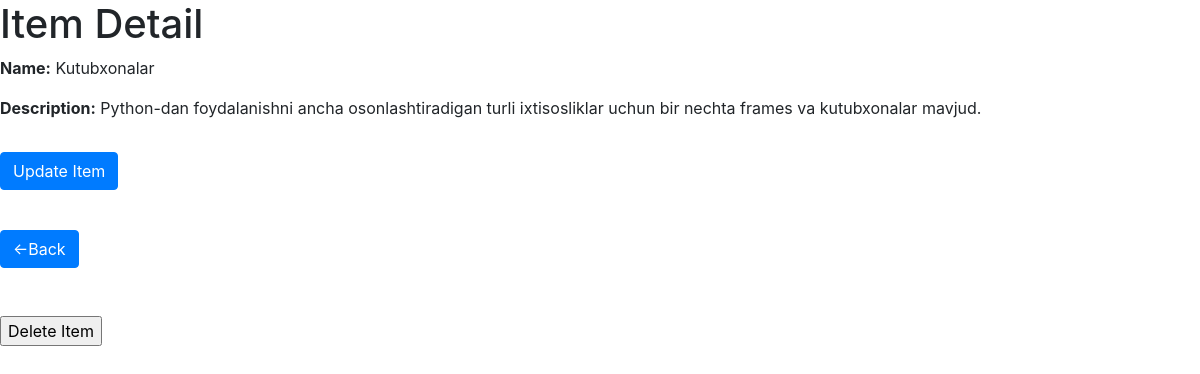
Screenshot of /item/8/ with the database file from the repository.
### Python/models.py (models this page shows, shortened)
class Item(models.Model):
    name = models.CharField(max_length=100)
    description = models.TextField()
    class Meta:
        ordering = ['id']
        unique_together =['name', 'description']

### Python/views.py (the view)
# urls.py: path('item/<int:pk>/', views.item_detail, name='item_detail'),
def item_detail(request, pk):
    item = Item.objects.get(pk=pk)
    return render(request, 'crud/item_detail.html', {'item': item})

### templates/crud/item_detail.html (shortened to what this page needs)
<!DOCTYPE html>
<html lang="en">
<head>
    <link rel="stylesheet" href="https://stackpath.bootstrapcdn.com/bootstrap/4.5.2/css/bootstrap.min.css">
</head>
<body>
    <h1>Item Detail</h1>
    <p><strong>Name:</strong> {{ item.name }}</p>
    <p><strong>Description:</strong> {{ item.description }}</p>
    <a href="{% url 'item_update' item.pk %}" class="btn btn-primary mt-3">Update Item</a> <br><br>
        <a href="{% url 'item_list' %}" class="btn btn-primary mt-3"> <-Back </a> <br> <br>
    <form action="{% url 'item_delete' item.pk %}" method="post">
        <br>
        <input type="submit" value="Delete Item">
    </form>
</body>
</html>

### rows the page displays
Item: name "Kutubxonalar", description "Python-dan foydalanishni ancha osonlashtiradigan turli ixtisosliklar uchun bir nechta frames va kutubxonalar mavjud."
